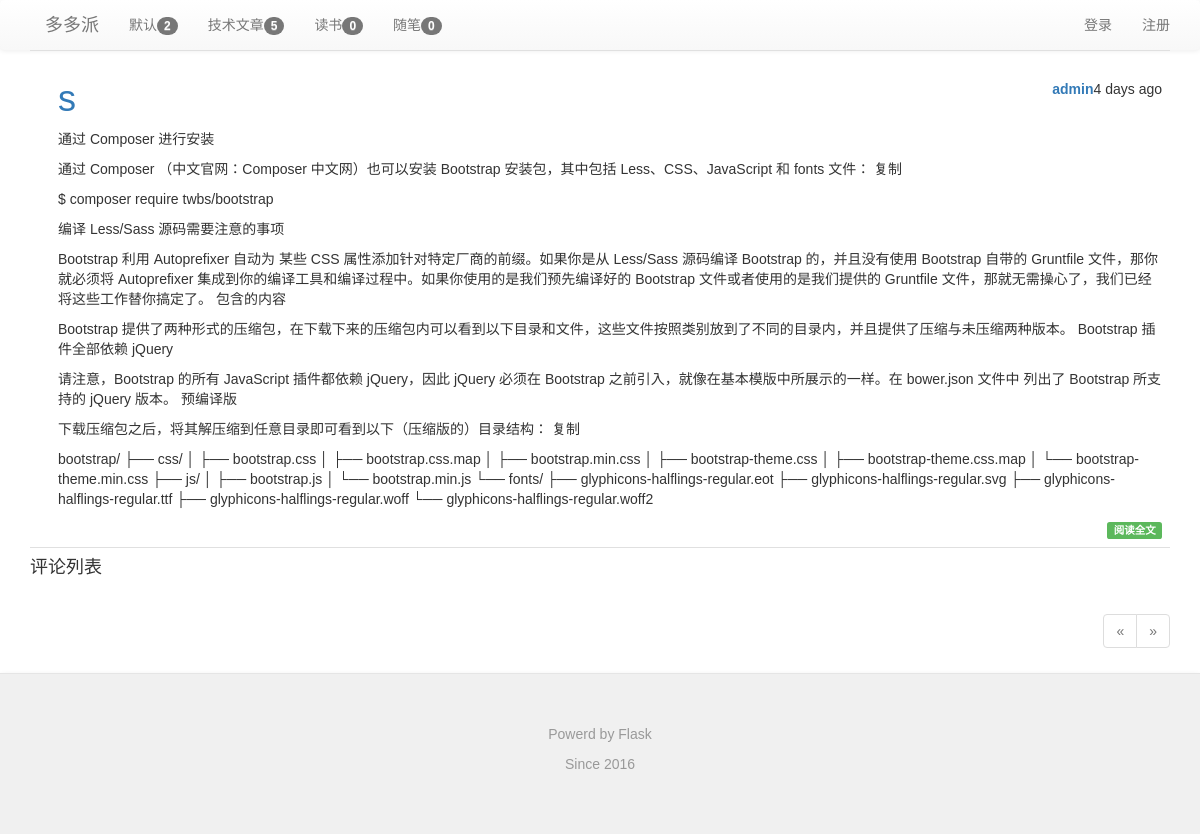
Screenshot of /post/8 with the database file from the repository.
### app/models.py (models this page shows, shortened)
class Category(db.Model):
    __tablename__ = 'categories'
    id = db.Column(db.Integer,primary_key=True)
    name = db.Column(db.String(64),unique=True)
    posts = db.relationship('Post',backref='category',lazy='dynamic')

class Post(db.Model):
    __tablename__ = 'posts'
    id = db.Column(db.Integer,primary_key=True)
    title = db.Column(db.Text(128))
    body = db.Column(db.Text)
    body_html = db.Column(db.Text)
    timestamp = db.Column(db.DateTime,index=True,default=datetime.utcnow)
    auth_id = db.Column(db.Integer,db.ForeignKey('users.id'))
    category_id = db.Column(db.Integer,db.ForeignKey('categories.id'))
    comments = db.relationship('Comment',backref='post',lazy='dynamic')
    visits = db.Column(db.Integer,nullable=False,default=int(10))

class User(UserMixin, db.Model):
    __tablename__ = 'users'
    id = db.Column(db.Integer, primary_key=True)
    email = db.Column(db.String(64), unique=True, index=True)
    username = db.Column(db.String(64), unique=True, index=True)
    role_id = db.Column(db.Integer, db.ForeignKey('roles.id'))
    password_hash = db.Column(db.String(128))
    confirmed = db.Column(db.Boolean, default=False)
    name = db.Column(db.String(64))
    location = db.Column(db.String(64))
    about_me = db.Column(db.Text())
    member_since = db.Column(db.DateTime(), default=datetime.utcnow)
    last_seen = db.Column(db.DateTime(), default=datetime.utcnow)
    posts = db.relationship('Post',backref='author',lazy='dynamic')
    followed = db.relationship('Follow',
                               foreign_keys=[Follow.follower_id],
                               backref=db.backref('follower',lazy='joined'),
                               lazy='dynamic',cascade='all,delete-orphan')
    followers = db.relationship('Follow',
                                foreign_keys=[Follow.followed_id],
                                backref=db.backref('followed',lazy='joined'),
                                lazy='dynamic',cascade='all,delete-orphan')
    sendto = db.relationship('Message',
                             foreign_keys=[Message.sendto_id],
                             backref=db.backref('sendto',lazy='joined'),
                             lazy='dynamic',cascade='all,delete-orphan'
                             )
    author = db.relationship('Message',
                             foreign_keys=[Message.author_id],
                             backref=db.backref('author',lazy='joined'),
                             lazy='dynamic',cascade='all,delete-orphan'
                             )
    comments = db.relationship('Comment',backref='author',lazy='dynamic')
    starposts = db.relationship('Post',secondary='stars',backref=db.backref('stared',lazy='joined'),lazy='joined')
    @property
    def password(self):
        raise AttributeError('password is not a readable attribute')

### app/main/views.py (the view, shortened to what this page needs)
@main.route('/post/<int:id>',methods=['GET','POST'])
def post(id):
    post = Post.query.get_or_404(id)
    post.visits += int(1)
    print 'visit plus 1'
    form = CommentForm()
    page = request.args.get('page',1,type=int)
    if page == -1:
        page = (post.comments.count()-1) // \
            current_app.config['FLASKY_COMMENTS_PER_PAGE']+1
    pagination = post.comments.order_by(Comment.timestamp.asc()).paginate(
        page,per_page=current_app.config['FLASKY_COMMENTS_PER_PAGE'],
        error_out = False
    )
    comments = pagination.items
    return render_template('post.html',posts=[post],form=form,
                           comments=comments,pagination=pagination,post=post)

### app/auth/views.py (called while the page is built)
@auth.before_app_request
def before_request():
    if current_user.is_authenticated:
        current_user.ping()
        if not current_user.confirmed \
            and request.endpoint[:5] != 'auth.' \
            and request.endpoint != 'static':
            return redirect(url_for('auth.unconfirmed'))

### app/main/__init__.py (called while the page is built)
@main.app_context_processor
def inject_permission():
    return dict(Permission=Permission)

### app/main/views.py (called while the page is built)
@main.before_app_request
def before_request(): #定义全局变量
    g.categories=Category.query.all()
    g.hotpost = Post.query.order_by(Post.visits.desc()).all()

@main.after_app_request
def after_request(response):
    for query in get_debug_queries():
        if query.duration >= current_app.config['FLASKY_SLOW_DB_QUERY_TIME']:
            current_app.logger.warning(
                'Slow query:%s\nParameters: %s\nDuration: %fs\nContext: %s\n'
                %(query.statement,query.parameters,query.duration,query.context)
            )
    return response

### app/models.py (called while the page is built)
    def can(self, permissions):
        return False

### app/templates/post.html (shortened to what this page needs)
{% extends "base.html" %}
{% import "bootstrap/wtf.html" as wtf %}
{% import "_macros.html" as macros %}
{% block page_content %}
{% include "_posts.html" %}
<h4 id="comments">评论列表</h4>
{% if pagination %}
<div class="pagination">
    {{ macros.pagination_widget(pagination,'.post',fragment='#comments',id=posts[0].id)}}
</div>
{% endif %}
{% endblock %}

### app/templates/base.html (shortened to what this page needs)
{% extends "bootstrap/base.html" %}
{% block head %}
{{ super() }}
<link rel="stylesheet" type="text/css" href="{{ url_for('static', filename='css/bootstrap.css') }}">
<link rel="stylesheet" type="text/css" href="{{ url_for('static', filename='css/bootstrap.min.css') }}">
<link rel="stylesheet" type="text/css" href="{{ url_for('static', filename='css/bootstrap-theme.css') }}">
<link rel="stylesheet" type="text/css" href="{{ url_for('static', filename='css/bootstrap-theme.min.css') }}">
<link rel="stylesheet" type="text/css" href="{{ url_for('static', filename='styles.css') }}">
{% endblock %}
{% block navbar %}
<div class="nav navbar-default">
    <div class="container">
        <div class="navbar-header">
            <a class="navbar-brand" href="/">多多派</a>
        </div>
            <ul class="nav navbar-nav">
            {% for category in g.categories %}
                <li><a href="{{ url_for('main.category',id=category.id)}}">{{category.name}}<span class="badge">{{category.posts.count()}}</span></a></li>
            {% endfor %}
            </ul>
            <ul class="nav navbar-nav navbar-right">
                <li><a href="{{url_for('auth.register')}}">注册</a></li>
            </ul>
            <ul class="nav navbar-nav navbar-right">
                {% if current_user.is_authenticated %}
                <li class="dropdown">
                    <a href="#" class="dropdown-toggle" data-toggle="dropdown">{{current_user.username}}的账号<b class="caret"></b></a>
                    <ul class="dropdown-menu">
                        <li><a href="{{ url_for('auth.change_password') }}">修改密码</a></li>
                        <li><a href="{{ url_for('auth.change_email_request') }}">修改邮箱</a></li>
                        <li><a href="{{ url_for('main.profile',username=current_user.username) }}">用户资料</a></li>
                        <li><a href="{{ url_for('auth.logout') }}">退出登录</a></li>
                    </ul>
                </li>
                {% else %}
                <li><a href="{{ url_for('auth.login') }}">登录</a></li>
                {% endif %}
             </ul>
        </div>
   </div>
{% endblock %}
{% block content %}
<div class="container">
    {% block page_content %}{% endblock %}
</div>
<div class="nav navbar-default">
  <footer class="blog-footer">
      <p>Powerd by Flask</p>
      <p>Since 2016</p>
  </footer>
</div>
{% endblock %}

### app/templates/_posts.html (shortened to what this page needs)
<ul class="posts">
    {% for post in posts %}
    <li class="post">
        <div class="post-content">
            <div class="post-date">{{ moment(post.timestamp).fromNow() }}</div>
            <div class="post-auth"><a href="{{ url_for('.profile',username=post.author.username) }}">{{ post.author.username }}</a></div>
            <div class="post-title text-primary">
                {% if post.title %}
                <h1>{{ post.title }}</h1>
                {% endif %}
            </div>
            <div class="post-body">
                {% if post.body_html %}
                    {{ post.body_html| safe }}
                {% else %}
                    {{ post.body }}
                {% endif %}
            </div>
            <div class="post-footer">
                <a href="{{ url_for('.post',id=post.id) }}">
                    <span class="label label-success">阅读全文</span>
                </a>
            </div>
        </div>
    </li>
    {% endfor %}
</ul>

### app/static/styles.css (style rules this page uses)
body,button, input, select, textarea,h1 ,h2, h3, h4, h5, h6 { font-family: Microsoft YaHei , Tahoma, Helvetica, Arial, "\5b8b\4f53"; }
ul.posts { list-style-type: none; padding: 0px; margin: 0px 0px 0px 0px; border-top: 1px solid #e0e0e0; }
ul.posts li.post { padding: 8px; border-bottom: 1px solid #e0e0e0; }
div.post-date { float: right; }
div.post-auth { float: right; font-weight: bold; }
div.post-content { margin-left: 20px; min-height: 20px; }
div.post-footer { text-align:right; }
div.pagination { width: 100%; text-align: right; padding: 0px; margin: 0px; }
footer.blog-footer { padding: 50px; color: #999; text-align: center; background-color: #f0f0f0; border-top: 1px solid #e5e5e5; }

### rows the page displays
Category: name "默认", posts.count "2"
Category: name "技术文章", posts.count "5"
Category: name "读书", posts.count "0"
Category: name "随笔", posts.count "0"
Post: timestamp "4 days ago", author.username "admin", title "s", body_html "通过 Composer 进行安装 通过 Composer （中文官网：Composer 中文网）也可以安装 Bootstrap 安装包，其中包括 Less、CSS、JavaScript 和 fonts 文件： 复制 $ composer require twbs/bootstrap 编译 Less/Sass 源码需要注意的事项 Bootstrap 利用 Autoprefixer 自动为 某些 CSS 属性添加针对特定厂商的前缀。如果你是从 Less/Sass 源码编译 Bootstrap 的，并且没有使用 Bootstrap 自带的 Gruntfile 文件，那你就必须将 Autoprefixer 集成到你的编译工具和编译过程中。如果你使用的是我们预先编译好的 Bootstrap 文件或者使用的是我们提供的 Gruntfile 文件，那就无需操心了，我们已经将这些工作替你搞定了。 包含的内容 Bootstrap 提供了两种形式的压缩包，在下载下来的压缩包内可以看到以下目录和文件，这些文件按照类别放到了不同的目录内，并且提供了压缩与未压缩两种版本。 Bootstrap 插件全部依赖 jQuery 请注意，Bootstrap 的所有 JavaScript 插件都依赖 jQuery，因此 jQuery 必须在 Bootstrap 之前引入，就像在基本模版中所展示的一样。在 bower.json 文件中 列出了 Bootstrap 所支持的 jQuery 版本。 预编译版 下载压缩包之后，将其解压缩到任意目录即可看到以下（压缩版的）目录结构： 复制 bootstrap/ ├──…"
